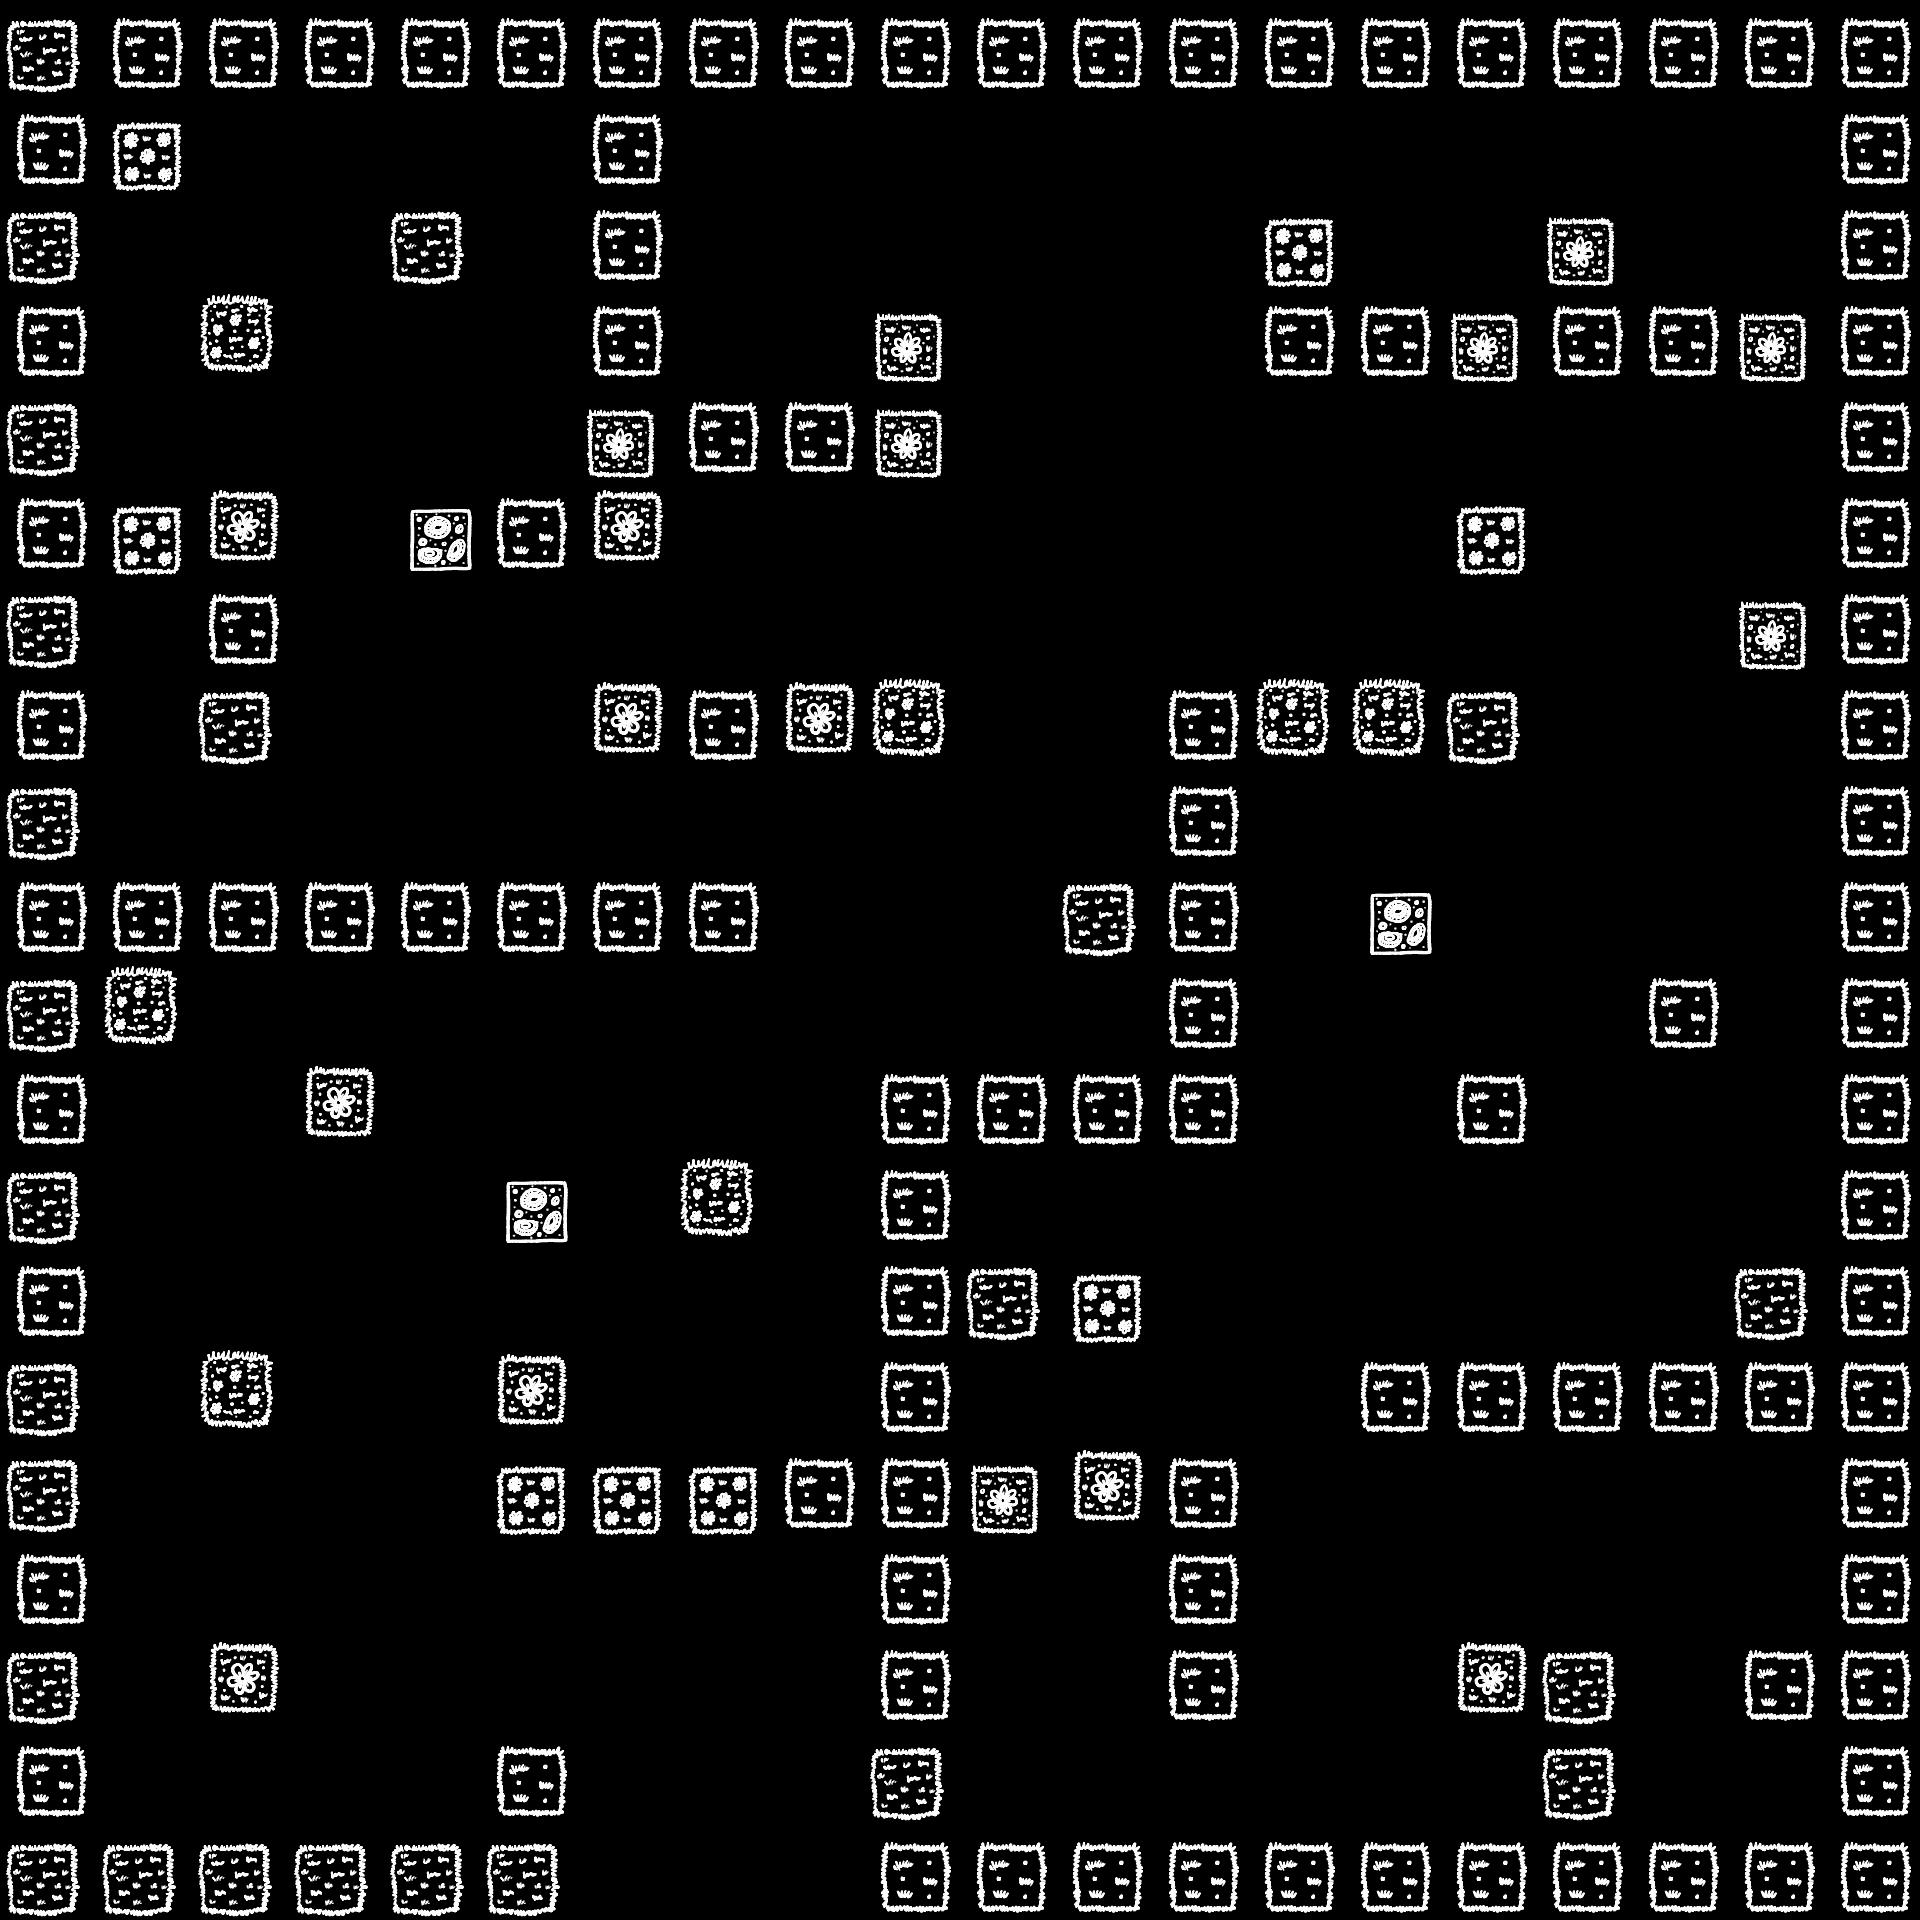

Rendered tile map (Tiled .tmx) drawn with the repository's tilesets; below, a short description and the full map source, tile grids included:
An orthogonal 20x20 tile map with 96x96 px tiles, 1 tile layer (Tile Layer 1).

<map version="1.10" tiledversion="1.11.2" orientation="orthogonal" renderorder="right-down" width="20" height="20" tilewidth="96" tileheight="96" infinite="0" nextlayerid="2" nextobjectid="1">
 <tileset firstgid="1" source="Squares.tsx" />
 <layer id="1" name="Tile Layer 1" width="20" height="20">
  <data encoding="csv">
12,13,13,13,13,13,13,13,13,13,13,13,13,13,13,13,13,13,13,13,
13,24,0,0,0,0,13,0,0,0,0,0,0,0,0,0,0,0,0,13,
12,0,0,0,12,0,13,0,0,0,0,0,0,24,0,0,23,0,0,13,
13,0,1,0,0,0,13,0,0,23,0,0,0,13,13,23,13,13,23,13,
12,0,0,0,0,0,23,13,13,23,0,0,0,0,0,0,0,0,0,13,
13,24,2,0,33,13,2,0,0,0,0,0,0,0,0,24,0,0,0,13,
12,0,13,0,0,0,0,0,0,0,0,0,0,0,0,0,0,0,23,13,
13,0,12,0,0,0,2,13,2,1,0,0,13,1,1,12,0,0,0,13,
12,0,0,0,0,0,0,0,0,0,0,0,13,0,0,0,0,0,0,13,
13,13,13,13,13,13,13,13,0,0,0,12,13,0,33,0,0,0,0,13,
12,1,0,0,0,0,0,0,0,0,0,0,13,0,0,0,0,13,0,13,
13,0,0,2,0,0,0,0,0,13,13,13,13,0,0,13,0,0,0,13,
12,0,0,0,0,33,0,1,0,13,0,0,0,0,0,0,0,0,0,13,
13,0,0,0,0,0,0,0,0,13,12,24,0,0,0,0,0,0,12,13,
12,0,1,0,0,2,0,0,0,13,0,0,0,0,13,13,13,13,13,13,
12,0,0,0,0,24,24,24,13,13,23,2,13,0,0,0,0,0,0,13,
13,0,0,0,0,0,0,0,0,13,0,0,13,0,0,0,0,0,0,13,
12,0,2,0,0,0,0,0,0,13,0,0,13,0,0,2,12,0,13,13,
13,0,0,0,0,13,0,0,0,12,0,0,0,0,0,0,12,0,0,13,
12,12,12,12,12,12,0,0,0,13,13,13,13,13,13,13,13,13,13,13
</data>
 </layer>
</map>
